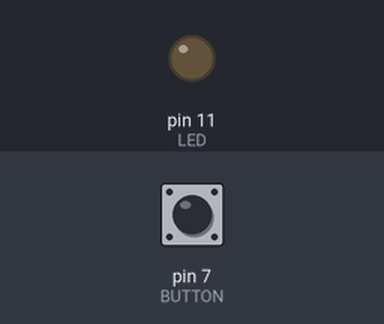
Simulated run of this sketch. Board: Arduino Uno, built with avr-gcc and run on an emulated ATmega328P. Parts: output pins drawn as LEDs (lit = HIGH). Inputs (shaded band) come from the test bench; at power-on: pin 7 (BUTTON) LOW. What the sketch prints to the serial monitor is not drawn.

Above: at 1.2 s.
1.3 s: pin 7 (BUTTON) pulled HIGH for 0.15 s
At 1.8 s:
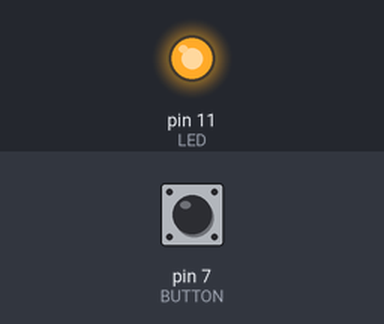
2.9 s: pin 7 (BUTTON) pulled HIGH for 1 s
At 4.2 s:
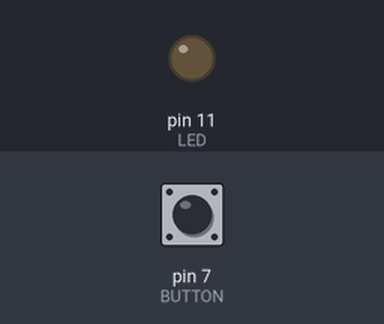
5.4 s: pin 7 (BUTTON) pulled HIGH for 3.2 s
At 6.1 s:
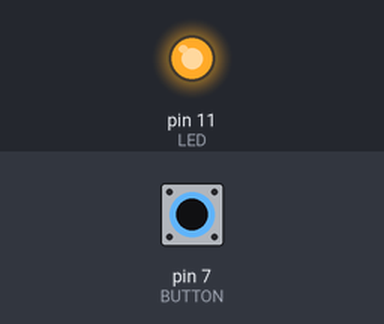
Timing chart, 0 to 8.4 s (numbered marks = the images above; inputs shaded):
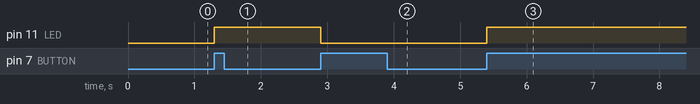

Measured:
- after the input at 1.3 s, pin 11 (LED): LOW → HIGH at once
- after the input at 2.9 s, pin 11 (LED): HIGH → LOW at once
- after the input at 5.4 s, pin 11 (LED): LOW → HIGH at once

The sketch:

1-4-4.ino
```cpp
const int LED = 11;
const int BUTTON = 7;

int val = 0;
int prev_val = 0;
int state;

void setup() {
  // put your setup code here, to run once:
  pinMode(LED, OUTPUT);
  pinMode(BUTTON, INPUT);
  Serial.begin(9600);
  state = 0;
}

void loop() {
  // put your main code here, to run repeatedly:
  val = digitalRead(BUTTON);

  if (val == 1 && prev_val == 0)
  {
    state = 1- state;
    Serial.print("change");
  }

  if(state)
  {
    digitalWrite(LED, HIGH);
  }
  else
  {
    digitalWrite(LED, LOW);
  }

  prev_val = val;

}
```
